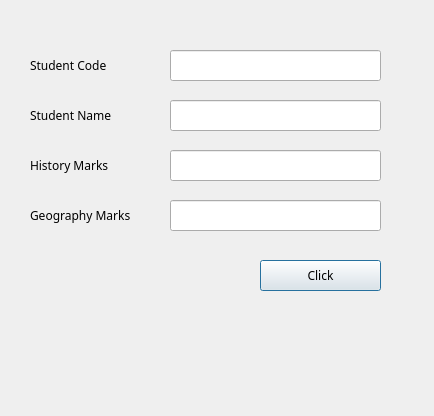
<?xml version="1.0" encoding="UTF-8"?>
<ui version="4.0">
 <class>Dialog</class>
 <widget class="QDialog" name="Dialog">
  <property name="geometry">
   <rect>
    <x>0</x>
    <y>0</y>
    <width>434</width>
    <height>416</height>
   </rect>
  </property>
  <property name="font">
   <font>
    <family>Monaco</family>
    <pointsize>9</pointsize>
   </font>
  </property>
  <property name="windowTitle">
   <string>Dialog</string>
  </property>
  <widget class="QLineEdit" name="lineEditCode">
   <property name="geometry">
    <rect>
     <x>170</x>
     <y>50</y>
     <width>211</width>
     <height>31</height>
    </rect>
   </property>
  </widget>
  <widget class="QLabel" name="label">
   <property name="geometry">
    <rect>
     <x>30</x>
     <y>50</y>
     <width>131</width>
     <height>31</height>
    </rect>
   </property>
   <property name="text">
    <string>Student Code</string>
   </property>
  </widget>
  <widget class="QLabel" name="label_2">
   <property name="geometry">
    <rect>
     <x>30</x>
     <y>100</y>
     <width>131</width>
     <height>31</height>
    </rect>
   </property>
   <property name="text">
    <string>Student Name</string>
   </property>
  </widget>
  <widget class="QLabel" name="label_3">
   <property name="geometry">
    <rect>
     <x>30</x>
     <y>150</y>
     <width>131</width>
     <height>31</height>
    </rect>
   </property>
   <property name="text">
    <string>History Marks</string>
   </property>
  </widget>
  <widget class="QLabel" name="label_4">
   <property name="geometry">
    <rect>
     <x>30</x>
     <y>200</y>
     <width>131</width>
     <height>31</height>
    </rect>
   </property>
   <property name="text">
    <string>Geography Marks</string>
   </property>
  </widget>
  <widget class="QLineEdit" name="lineEditName">
   <property name="geometry">
    <rect>
     <x>170</x>
     <y>100</y>
     <width>211</width>
     <height>31</height>
    </rect>
   </property>
  </widget>
  <widget class="QLineEdit" name="lineEditHistory">
   <property name="geometry">
    <rect>
     <x>170</x>
     <y>150</y>
     <width>211</width>
     <height>31</height>
    </rect>
   </property>
  </widget>
  <widget class="QLineEdit" name="lineEditGeography">
   <property name="geometry">
    <rect>
     <x>170</x>
     <y>200</y>
     <width>211</width>
     <height>31</height>
    </rect>
   </property>
  </widget>
  <widget class="QPushButton" name="ButtonClickMe">
   <property name="geometry">
    <rect>
     <x>260</x>
     <y>260</y>
     <width>121</width>
     <height>31</height>
    </rect>
   </property>
   <property name="text">
    <string>Click</string>
   </property>
  </widget>
  <widget class="QLabel" name="labelResponse">
   <property name="geometry">
    <rect>
     <x>26</x>
     <y>330</y>
     <width>351</width>
     <height>41</height>
    </rect>
   </property>
   <property name="text">
    <string/>
   </property>
  </widget>
 </widget>
 <resources/>
 <connections/>
</ui>
